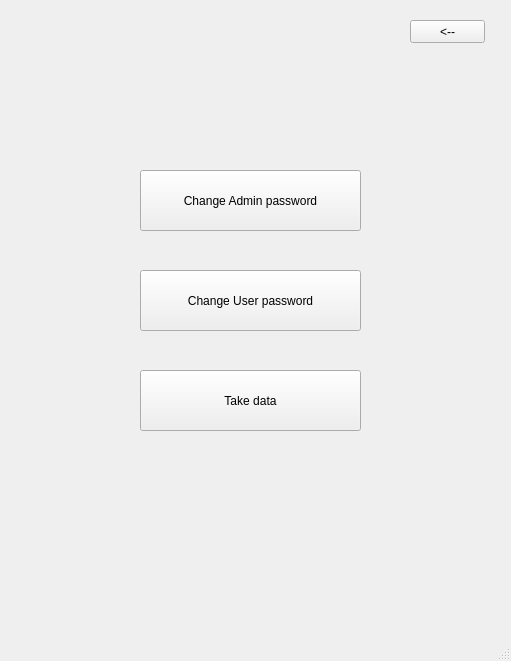
<?xml version="1.0" encoding="UTF-8"?>
<ui version="4.0">
 <class>admin2</class>
 <widget class="QMainWindow" name="admin2">
  <property name="geometry">
   <rect>
    <x>0</x>
    <y>0</y>
    <width>511</width>
    <height>661</height>
   </rect>
  </property>
  <property name="windowTitle">
   <string>MainWindow</string>
  </property>
  <widget class="QWidget" name="centralwidget">
   <widget class="QPushButton" name="pushButton">
    <property name="geometry">
     <rect>
      <x>140</x>
      <y>170</y>
      <width>221</width>
      <height>61</height>
     </rect>
    </property>
    <property name="text">
     <string>Change Admin password</string>
    </property>
   </widget>
   <widget class="QPushButton" name="pushButton_2">
    <property name="geometry">
     <rect>
      <x>140</x>
      <y>270</y>
      <width>221</width>
      <height>61</height>
     </rect>
    </property>
    <property name="text">
     <string>Change User password</string>
    </property>
   </widget>
   <widget class="QPushButton" name="pushButton_3">
    <property name="geometry">
     <rect>
      <x>140</x>
      <y>370</y>
      <width>221</width>
      <height>61</height>
     </rect>
    </property>
    <property name="text">
     <string>Take data</string>
    </property>
   </widget>
   <widget class="QLabel" name="label">
    <property name="geometry">
     <rect>
      <x>0</x>
      <y>0</y>
      <width>511</width>
      <height>661</height>
     </rect>
    </property>
    <property name="styleSheet">
     <string notr="true">background-image: url(:/newPrefix/tt.jpg);</string>
    </property>
    <property name="text">
     <string/>
    </property>
    <property name="pixmap">
     <pixmap>tt.jpg</pixmap>
    </property>
    <property name="scaledContents">
     <bool>true</bool>
    </property>
   </widget>
   <widget class="QPushButton" name="pushButton_4">
    <property name="geometry">
     <rect>
      <x>410</x>
      <y>20</y>
      <width>75</width>
      <height>23</height>
     </rect>
    </property>
    <property name="text">
     <string>&lt;--</string>
    </property>
   </widget>
   <zorder>label</zorder>
   <zorder>pushButton</zorder>
   <zorder>pushButton_2</zorder>
   <zorder>pushButton_3</zorder>
   <zorder>pushButton_4</zorder>
  </widget>
  <widget class="QMenuBar" name="menubar">
   <property name="geometry">
    <rect>
     <x>0</x>
     <y>0</y>
     <width>511</width>
     <height>21</height>
    </rect>
   </property>
  </widget>
  <widget class="QStatusBar" name="statusbar"/>
 </widget>
 <resources>
  <include location="admin2.qrc"/>
 </resources>
 <connections/>
</ui>
